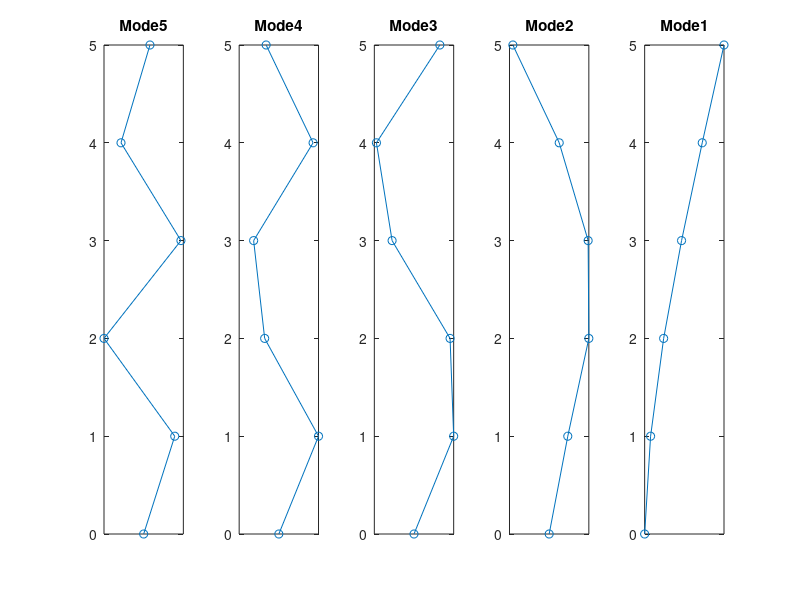

The MATLAB script that drew this image: (Note: this script raises an error after producing the figure.)
clear
clc

%mass matrix
d1 = 100; %dead load from slab unit in psf
d2 = 25;  %dead load from superimposed load unit in psf

A = 0.5*80*125;  %tributary area

dl = (d1+d2)/1000; %total dead load unit in ksf

g = 386.2205; %unit in in/s^2

fdl = dl*A;

m = fdl/g;

%stiffness matrix
bw = 18; %unit in inches
hw = 20*12; %unit in inches

Iw = 1/12*(bw*(hw^3));
Ew = 57*sqrt(6000); %unit in ksi
Ec = 57*sqrt(6000); %unit in ksi

h = 10.5*12; %height from 2-5

stiff_coef = 0.5; %stiffness coefficient for cracking in column

h_all = 54; %height of the building

M(1:5,1:5) = diag(m*ones(1,5));  %mass matrix

k1 = stiff_coef *  (12*Ew*Iw)/((1.142871*h)^3); %total stiffness for the first floor (12EI/h^3)
k = stiff_coef *(12*Ew*Iw)/(h^3); %total stiffness for 2-5 floor (12EI/h^3)
k2 = stiff_coef *(6*Ew*Iw)/((1.142871*h)^2); %contribution from the moments first floor (6EI/h^2)
k3 = stiff_coef *(6*Ew*Iw)/(h^2); %contribution from the moments other floors (6EI/h^2)
k4 = stiff_coef *(4*Ew*Iw)/(h); %contribution from the moments other floors (4EI/h)
k5 = stiff_coef *(4*Ew*Iw)/(1.142871*h); %contribution from the moments first floors (4EI/h)
k6 = stiff_coef *(2*Ew*Iw)/(h); %contribution from the moments other floors (2EI/h)


K = [k+k1, -k, 0, 0 ,0, -k2+k3, k3, 0, 0,0;...
    -k, 2*k, -k, 0, 0, -k3, 0,k3, 0, 0;...
    0, -k, 2*k, -k, 0, 0, -k3, 0, k3, 0;...
    0, 0 , -k, 2*k, -k, 0, 0, -k3, 0, k3;...
    0, 0, 0, -k, k,0,0,0,-k3,-k3;...
    -k2+k3,-k3,0,0,0,k5+k4, k6,0,0,0;...
    k3,0,-k3,0,0,k6,2*k4,k6,0,0;...
    0,k3,0,-k3,0,0,k6,2*k4,k6,0;...
    0,0,k3,0,-k3,0,0,k6,2*k4,k6;...
    0,0,0,k3,-k3,0,0,0,k6,k4]; %stiffness matrix

Ktt = K(1:5,1:5); %stiffness matrix for both translation
Kto = K(1:5,6:10); %stiffness matrix for translation and rotation
Kot = K(6:10,1:5); %stiffness matrix for rotation and translation
Koo = K(6:10,6:10); %stiffness matrix for both rotation

ktr = Ktt - Kto*inv(Koo)*Kot;
Mtr = M(1:5,1:5);

[V,D] = eig(ktr,Mtr);

for i = 1:size(V, 2)
    subplot(1, length(V), i);
    X = (0:1:length(V));
    Y = [0,V(:,i)'];
    plot( Y,X, 'o-')
    % Set custom y-axis tick locations
    ytick_values = [0, 1, 2, 3, 4, 5, 6];
    yticks(ytick_values);
    % Remove x-axis ticks
    xticks([]);
    title(["Mode", num2str(6-i)])
end

%damping matrix
w1 = (diag(D)'); %w^2 (omega square) for the various modes
w = zeros(1,5);
for i = 1:length(w1)
    w(i) = w1(6-i);
end
Period = zeros(1,5);

%period
for j = 1:length(w)
    Period(1,j) = (2*pi)/sqrt(w(j));
end

%% Equivalent Lateral Force Procedure (ELF)

A1 = 0.125*80*125;

Wx = [A1,A1,A1,A1,A1];
n_story = 5;
h1 = 12;
h_all = 10.5;
hx = zeros(n_story,1);
for i = 1:n_story
    if i == 1
        hx(i) = 12;
    else
        hx(i) = hx(i-1) + h_all;
    end
end

% determine exponent k
if Period(1) < 0.5
    k = 1;
else
    k = 2;
end
% parameters for shear wall
Ct = 0.02;
x = 0.75;
Cu = 1.4;
Sds = 1.518;
Sd1 = 0.615;
S1 = 0.659;
Cd = 5;
R = 5;
Ie = 1;
T = Period(1);
Ta = max(0.1*n_story, Ct * sum(hx)^x);

% find Cs
Cs1 = min(Sds/R , Sd1/(T*(R/Ie)));
Cs2 = Sds*0.044*Ie;
Cs3 = 0.5*S1/R;
Cs = max(max(Cs1,Cs2),Cs3);

% solve for forces
hxk = hx.^k;
Wxhxk = Wx' .* hxk;
Cvx = Wxhxk / sum(Wxhxk);
V1 = Cs * sum(Wx);
Fx = (Cvx * V1)/2; % divide forces by two to get forces on each shear wall

% base shear (kips)
V_elf = sum(Fx);
% base moment (kip-in)
M_elf = 0;
for i = 1:length(hx)
    M_elf = M_elf + Fx(i) * hx(i) * 12;
end
% lateral floor displacements (in)
x_elf = inv(ktr) * Fx * Cd;

%% Response Spectrum Analysis (RSA)
% mode shapes and participation factors
phi = zeros(length(V),length(V));
% reverse mode order of phi
for i = 1:length(phi)
    phi(:,i) = V(:,6-i);
end
% mass normalize phi
alpha = zeros(length(phi),1);
for i = 1:length(phi)
    alpha(i) = sqrt(inv(phi(:,i)'*M*(phi(:,i))));
end 
phi_norm = phi;
for i = 1:length(phi)
    phi_norm(:,i) = alpha(i)*phi(:,i);
end 

% solve for gamma
r = zeros(n_story,1) + 1;
gamma_n = zeros(n_story,1);
for i = 1:length(phi)
    gamma_n(i) = (phi_norm(:,i)' * M * r) / (phi_norm(:,i)'* M *phi_norm(:,i));
end

% solve for Modal Mass Participation (MMP)
MMP = zeros(length(phi),1);
for i = 1:length(MMP)
    MMP(i) = gamma_n(i)^2 /(5*m);
end

% solve for static story forces
s_n = zeros(length(phi),length(phi));
for i = 1:length(phi)
    s_n(:,i) = gamma_n(i) * M * phi_norm(:,i);
end

% find pseudo-accelerations
Ts = Sd1/Sds;
T0 = 0.2*Sd1/Sds;
% two modes required 90% mass participation per ASCE 7-16, but use all
PSa_n = zeros(length(phi),1); % in/s^2
for i = 1:length(PSa_n)
    if Period(i) < T0
        PSa_n(i) = 0.6 * (Sds/T0) * Period(i) + 0.4*Sds;
    elseif Period(i) < Ts
        PSa_n(i) = Sds;
    else
        PSa_n(i) = Sd1 /Period(i);
    end
end

% calculate dyanmic story forces
fx_rsa = zeros(length(phi),length(phi));
for i = 1:length(phi)
    fx_rsa(:,i) = PSa_n(i) * g * s_n(:,i)/R;
end

% calculate base shear for each mode
V_rsa_modal = zeros(length(phi),1);
for i = 1:length(phi)
    V_rsa_modal(i) = sum(fx_rsa(:,i));
end
% compute SRSS combination for base shear and compute scaled V_rsa
V_rsa = sqrt(sum(V_rsa_modal.^2));
scale_factor = V_elf/V_rsa;
V_rsa_scaled = V_rsa * scale_factor;
fx_rsa_scaled = fx_rsa * scale_factor;

% compute scaled SRSS combination for base moment
M_rsa_modal = zeros(length(phi),1);
for i = 1:length(phi)
    for j = 1:length(hx)
        M_rsa_modal(i) = M_rsa_modal(i) + fx_rsa_scaled(j,i) * hx(j) * 12;
    end
end
M_rsa_scaled = sqrt(sum(M_rsa_modal.^2));

% compute SRSS combination for dynamic story forces
Fx_rsa = zeros(length(phi),1);
for i = 1:length(phi)
    Fx_rsa(i) = sqrt(sum(fx_rsa(i,:).^2));
end

% calculate modal story displacements and SRSS combination
x_rsa_modal = zeros(length(phi),length(phi));
for i = 1:length(phi)
    x_rsa_modal(:,i) = inv(ktr)*fx_rsa(:,i) * Cd;
end
x_rsa = zeros(length(phi),1);
for i = 1:length(phi)
    x_rsa(i) = sqrt(sum(x_rsa_modal(i,:).^2));
end

%% Response History Analysis (RHA)
% same as RSA but given three ground motions, 2 directions => 6 ground
% motions





%% Response History Analysis (RHA)
% same as RSA but given three ground motions, 2 directions => 6 ground
% motions

p = dir("*.txt");
%number of data points
l = zeros(1, numel(p));
for j = 1:numel(p)
    l(1,j) = (length((table2array(readtable(p(j).name))))-1)*5;
end
data = zeros(numel(p),max(l)); %storing the data from the txt files
dt2 = zeros(1,numel(p)); %matrix of the time steps

%READING TIME STEPS

for i = 1:numel(p)
    %reading the text file
    fileID = fopen(p(i).name, 'r');
    d = readtable(p(i).name, 'HeaderLines',3);

    %time step
    dt = d(1,1:5);
    dt1 = table2array(dt); %convert the table to array
    dt2(1,i) = dt1(:,4);   
       
end

%READING DATA POINTS
for i = 1:numel(p)
    %reading the text file
    fileID = fopen(p(i).name, 'r');
    d = readtable(p(i).name, 'HeaderLines',3);

    %data points
    pt = d(2:end, 1:5);
    pt1 = table2array(pt);

    n = 1;
    for j = 1:length(pt1)
    data(i,n:n+4) = pt1(j,:);
    n = n+5;
    end

end

%number of data points
npt = zeros(1, numel(p));
for i = 1:size(data,1)
    np = data(i,:);
    np1 = np(~isnan(np));
    npt(1,i) = length(np1(np1 ~= 0));
end
%reading each ground motion

kocaeli_00 = data(1,1:npt(1));
kocaeli_90 = data(2,1:npt(2));
niigata_ew = data(3,1:npt(3));
niigata_ns = data(4,1:npt(4));
northr_00 = data(5,1:npt(5));
northr_90 = data(6,1:npt(6));

%modal mass
mn = zeros(1, n_story);
for i = 1:n_story
    mn(1, i) = sum(s_n(:,i));
end

% w2 = sort(w1);
% ngamma = 1/2; beta=1/4; zeta = 0.05;
% D_kocaeli = zeros(n_story, length(kocaeli_00));
% A_kocaeli = zeros(n_story, length(kocaeli_00));
% 
% 
% response = data(1,1:npt(1))';
% for i = 1:n_story
%         m= mn(i);
%         P = -g*m*response;
%         k = w2(i)*m;
%         w = sqrt(w2(i));
%         c = 2*m*w*zeta;
%         [a, v, u] = NewmarkIntegrator(ngamma, beta, m,  c,k, P, dt2(1));
%         D_kocaeli(i,:) = u;
%         A_kocaeli(i,:) = w^2*D_kocaeli(i,:);
% end
% 


% modal response 
% acceleration and displacement for the first gm
w2 = sort(w1);
ngamma = 1/2; beta=1/4; zeta = 0.05;
D_kocaeli = zeros(2*n_story, length(kocaeli_00));
A_kocaeli = zeros(2*n_story, length(kocaeli_00));
h = 0;
for j = 1:2
    response = data(j,1:npt(j))';
    for i = 1:n_story
        m= 1;
        P = -g*m*response;
        k = w2(i)*m;
        w = sqrt(w2(i));
        c = 2*m*w*zeta;
        [a, v, u] = NewmarkIntegrator(ngamma, beta, m,  c,k, P, dt2(j));
        D_kocaeli(h+i,:) = u;
        A_kocaeli(h+i,:) = w^2*D_kocaeli(h+i,:);
    end
    h = h+5; 

end

%acceleration and displacement for the second gm
D_niigata = zeros(2*n_story, length(niigata_ew));
A_niigata = zeros(2*n_story, length(niigata_ns));
h = 0;
for j = 1:2
    response = data(j+2,1:npt(j+2))';
    for i = 1:n_story
        m= 1;
        P = -g*m*response;
        k = w2(i)*m;
        w = sqrt(w2(i));
        c = 2*m*w*zeta;
        [a, v, u] = NewmarkIntegrator(ngamma, beta, m,  c,k, P, dt2(j+2));
        D_niigata(h+i,:) = u;
        A_niigata(h+i,:) = w^2*D_niigata(h+i,:);
    end
    h = h+5; 

end

%acceleration and displacement for the third gm
D_northr = zeros(2*n_story, length(northr_00));
A_northr = zeros(2*n_story, length(northr_90));
h = 0;

for j = 1:2
    response = data(j+4,1:npt(j+4))';
    for i = 1:n_story
        m= 1;
        P = -g*m*response;
        k = w2(i)*m;
        w = sqrt(w2(i));
        c = 2*m*w*zeta;
        [a, v, u] = NewmarkIntegrator(ngamma, beta, m,  c,k, P, dt2(j+4));
        D_northr(h+i,:) = u;
        A_northr(h+i,:) = w^2*D_northr(h+i,:);
    end
    h = h+5; 

end

%total response for acceleration and displacement in both directions for
%GM1
A1_kocaeli = zeros(2*n_story, length(kocaeli_90));
D1_kocaeli = zeros(2*n_story, length(kocaeli_90));
d = 1;
for i = 1:2
    A1_kocaeli(d:d+4, :) = phi*diag(gamma_n)*A_kocaeli(d:d+4, 1:length(kocaeli_90));
    D1_kocaeli(d:d+4, :) = phi*diag(gamma_n)*D_kocaeli(d:d+4, 1:length(kocaeli_90));
    d = d+5;
end

%total response for acceleration and displacement in both directions for
%GM2
A1_niigata = zeros(2*n_story, length(niigata_ew));
D1_niigata = zeros(2*n_story, length(niigata_ns));
d = 1;
for i = 1:2
    A1_niigata(d:d+4, :) = phi*diag(gamma_n)*A_niigata(d:d+4, 1:length(niigata_ew));
    D1_niigata(d:d+4, :) = phi*diag(gamma_n)*D_niigata(d:d+4, 1:length(niigata_ns));
    d = d+5;
end

%total response for acceleration and displacement in both directions for
%GM3
A1_northr = zeros(2*n_story, length(northr_00));
D1_northr = zeros(2*n_story, length(northr_00));
d = 1;
for i = 1:2
    A1_northr(d:d+4, :) = phi*diag(gamma_n)*A_northr(d:d+4, 1:length(northr_00));
    D1_northr(d:d+4, :) = phi*diag(gamma_n)*D_northr(d:d+4, 1:length(northr_00));
    d = d+5;
end

pseudo_acc_kocaeli = zeros(n_story, 1);
dis_acc_kocaeli = zeros(n_story, 1);
%pseudo_acceleration
for i = 1:n_story 
    pseudo_acc_kocaeli(i,1) = max(max(A1_kocaeli(i,:)), max(A1_kocaeli(i+5,:)));
    dis_acc_kocaeli(i,1) = max(max(D1_kocaeli(i,:)), max(D1_kocaeli(i+5,:)));
end

pseudo_acc_niigata = zeros(n_story, 1);
 dis_acc_niigata = zeros(n_story, 1);
%pseudo_acceleration
for i = 1:n_story 
    pseudo_acc_niigata(i,1) = max(max(A1_niigata(i,:)), max(A1_niigata(i+5,:)));
    dis_acc_niigata(i,1) = max(max(D1_niigata(i,:)), max(D1_niigata(i+5,:)));

end

pseudo_acc_northr = zeros(n_story, 1);
dis_acc_northr = zeros(n_story, 1);
%pseudo_acceleration
for i = 1:n_story
    pseudo_acc_northr(i,1) = max(max(A1_northr(i,:)), max(A1_northr(i+5,:)));
    dis_acc_northr(i,1) = max(max(D1_northr(i,:)), max(D1_northr(i+5,:)));
end

% %Dn calculation
% D_n = zeros(length(gamma_n),1);
% for i = 1:length(gamma_n)
%     D_n(i,1) = dis_acc_niigata(i)/gamma_n(i);
% end
% 
% rr = ones(5,1);
% v_base = zeros(length(gamma_n),1);
% for i = 1:length(gamma_n)
%     v_base(i,1) = phi_norm(:,i)'*Mtr*rr*gamma_n(i)*w2(i)*D_n(i);
% end
%base shear

% calculate dyanmic story forces rha calculation
fx_rha = zeros(length(phi),length(phi));
for i = 1:length(phi)
    fx_rha(:,i) = pseudo_acc_niigata(i) * s_n(:,i)/R;
end

% calculate base shear for each mode rha
V_rha_modal = zeros(length(phi),1);
for i = 1:length(phi)
    V_rha_modal(i) = sum(fx_rha(:,i));
end

V_rha = sqrt(sum(V_rha_modal.^2));
scale_factor = V_elf/V_rha;
V_rha_scaled = V_rha * scale_factor;
fx_rha_scaled = fx_rha * scale_factor;

% compute SRSS combination for dynamic story forces rha
Fx_rha = zeros(length(phi),1);
for i = 1:length(phi)
    Fx_rha(i) = sqrt(sum(fx_rha(i,:).^2));
end

% calculate modal story displacements and SRSS combination rha
x_rha_modal = zeros(length(phi),length(phi));
for i = 1:length(phi)
    x_rha_modal(:,i) = inv(ktr)*fx_rha(:,i) * Cd;
end
x_rha = zeros(length(phi),1);
for i = 1:length(phi)
    x_rha(i) = sqrt(sum(x_rha_modal(i,:).^2));
end

%modal height
%hn = (phi_norm' * M * hx )/(phi_norm' * M * r);

% compute scaled SRSS combination for base moment
M_rha_modal = zeros(length(phi),1);
for i = 1:length(phi)
    for j = 1:length(hx)
        M_rha_modal(i) = M_rha_modal(i) + fx_rha_scaled(j,i) * hx(j) * 12;
    end
end
M_rha_scaled = sqrt(sum(M_rha_modal.^2));



%% Compare values
fprintf('ELF vs RSA vs RHA Results\nLateral floor level displacement for Stories 1-5 (in)\n')
displacement = [x_elf, x_rsa, x_rha];
disp(displacement)
fprintf('Base moment (kip-in)\n')
moment = [M_elf, M_rsa_scaled,M_rha_scaled];
disp(moment)
fprintf('Base Shear (kips)\n')
base_shear = [V_elf, V_rsa_scaled, V_rha_scaled];
disp(base_shear)


% figure; 
% xx = 0:dt2(1):(npt(1)-1)*dt2(1);
% yy = A(:,2);
% plot(xx,yy)